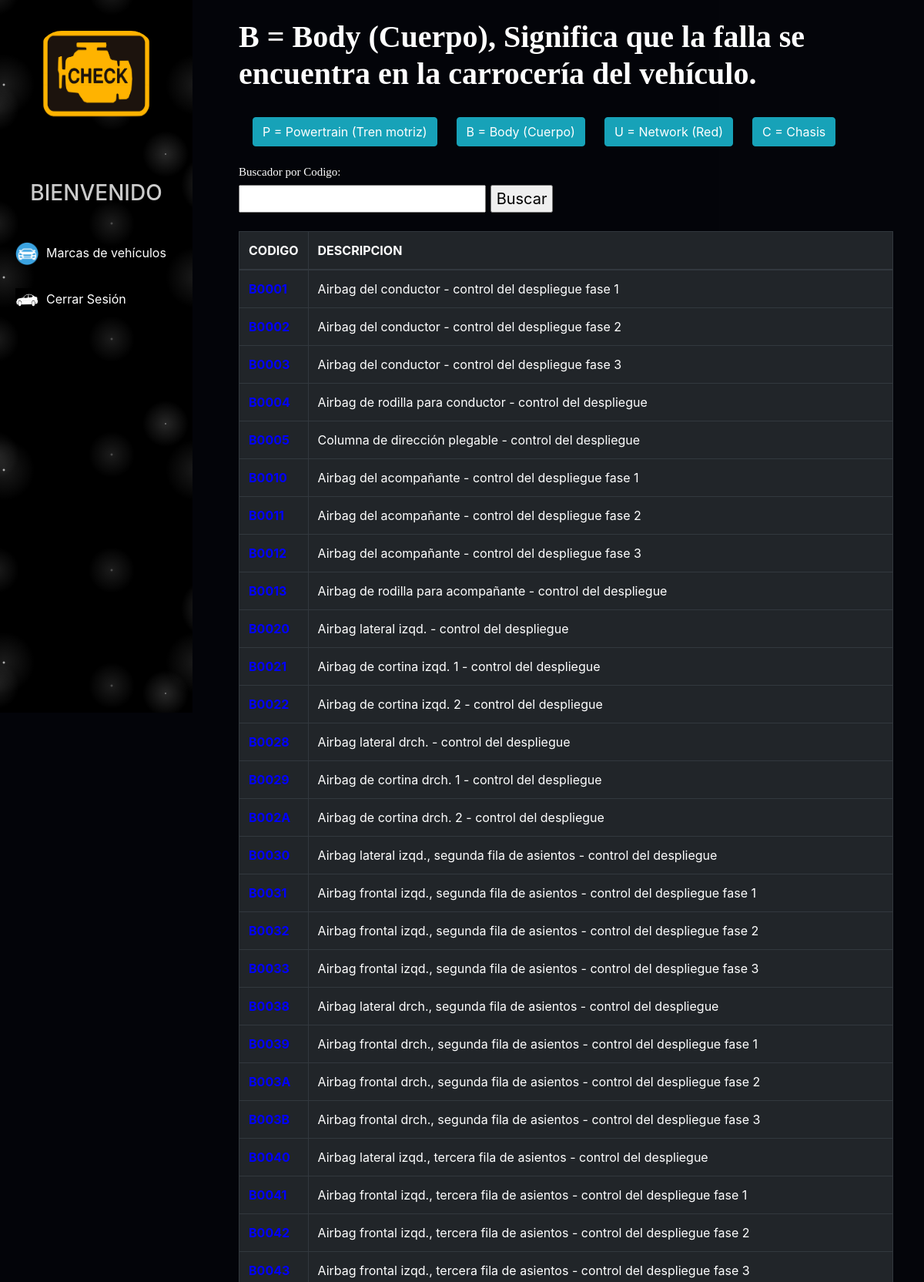
/obd2/b.php (upper part), run on the app's committed database.
### tables this page shows
CREATE TABLE IF NOT EXISTS `b` (
  `id` int(11) NOT NULL AUTO_INCREMENT,
  `codigo` varchar(50) DEFAULT NULL,
  `descripcion` varchar(300) DEFAULT NULL,
  PRIMARY KEY (`id`)
);

### obd2/buscar_b.php (called while the page is built, shortened)
<?php
include '../conexion.php';
$buscar=$_POST['buscar'];
$SQL_READ= "SELECT * FROM b WHERE (codigo LIKE '%" .$buscar."%') ORDER BY codigo ASC ";
$sql_query= mysqli_query($conex,$SQL_READ);
?>

### obd2/b.php (the view, shortened to what this page needs)
<!DOCTYPE html>
<html lang="en">
<head>
    <link rel="stylesheet" href="../../css/catalogo1.css">
    <link rel="stylesheet" href="../css/adm1.css">
    <link rel="stylesheet" href="https://maxcdn.bootstrapcdn.com/bootstrap/4.0.0/css/bootstrap.min.css">
</head>
<body>
<div class="sidebar">
        <center>
            <img src="../img/logo.png" class="profile_image" alt="">
            <h2></h2><br/>
            <h3> BIENVENIDO</h3>
        </center>
        <a href="../usuario/u_modelo.php"><i><img src="../img/iconos/2.png" width="30" height="30" alt=""></i><span>Marcas de vehículos</span></a>
        <a href="../login.php"><i><img src="../img/iconos/1.jpg" width="30" height="30" alt=""></i><span>Cerrar Sesión</span></a>
    </div>
    <div class="content">
        <div class="informacion">
        <h1>B = Body (Cuerpo), Significa que la falla se encuentra en la carrocería del vehículo.</h1><br/>
        <div class="reportes" style="display:flex">
      <a href="p.php">
      <button type="submit" style="margin-right:25px;" class="btn btn-info">P = Powertrain (Tren motriz)</button>
        </a>
      <a href="b.php">
      <button type="submit" style="margin-right:25px;" class="btn btn-info">B = Body (Cuerpo)</button></a>
      <a href="u.php">
      <button type="submit" style="margin-right:25px;" class="btn btn-info">U = Network (Red)</button>
        </a>
      <a href="c.php">
      <button type="submit" style="margin-right:25px;" class="btn btn-info">C = Chasis</button>
        </a>
        </div><br/>
        <h2>Buscador por Codigo:</h2>
        <form action="b.php" method="POST" autocomplete="off">
          <input type="text" name="buscar">
          <input type="submit" value="Buscar">
        </form><br/>
      <table class="table table-bordered table-dark">
        <thead>
          <tr>
            <th scope="col">CODIGO</th>
            <th scope="col">DESCRIPCION</th>
          </tr>
        </thead>
        <tbody>
          <?php
          include 'buscar_b.php';
          while($row = mysqli_fetch_array($sql_query)) {
          ?>
          <tr>
          <td>
                <b><a style="text-decoration: none; color: blue;" href="b_descripcion.php?id=<?php echo $row['id']; ?>"><?= $row['codigo']?></a></b>
            </td>
            <td><?= $row['descripcion']?></td>
          </tr>
          <?php } ?>
        </tbody>
      </table>
    </div>
    </div>
</body>
</html>

### css/catalogo1.css (style rules this page uses)
body { margin: 0; padding: 0; font-family: "Roboto", sans-serif; background: url(../img/2.jpg)no-repeat; background-size: 10000vh; background-position: cover; }
.sidebar { background-color:black; background-image: radial-gradient(white, rgba(255,255,255,.2) 2px, transparent 40px), radial-gradient(white, rgba(255,255,255,.15) 1px, transparent 30px), radial-gradient(white, rgba(255,255,255,.1) 2px, transparent 40px), radial-gradient(rgba(255,255,255,.4), rgba(255,255,255,.1) 2px, transparent 30px); background-size: 550px 550px, 350px 350px, 250px 250px, 150px 150px; background-position: 0 0, 40px 60px, 130px 270px, 70px 100px; margin-top: -35px; padding: 10px 30px 0px -30px; position: fixed; left: 0; width: 250px; height: 120vh; }
.sidebar .profile_image { width: 150px; height: 150px; margin-bottom: 15px; margin-top: 45px; }
.sidebar h3 { color: #ccc; margin-top: 0; margin-bottom: 30px; }
.sidebar a { color: #fff; display: block; width: 90%; line-height: 60px; text-decoration: none; padding-left: 20px; box-sizing: border-box; transition: 0.5s; transition-property: background; }
.sidebar i { padding-right: 10px; }

### css/adm1.css (style rules this page uses)
body { margin: 0; padding: 0; font-family: "Roboto", sans-serif; background: url(../img/2.jpg)no-repeat; background-size: 10000vh; background-position: cover; }
.sidebar { background-color:black; background-image: radial-gradient(white, rgba(255,255,255,.2) 2px, transparent 40px), radial-gradient(white, rgba(255,255,255,.15) 1px, transparent 30px), radial-gradient(white, rgba(255,255,255,.1) 2px, transparent 40px), radial-gradient(rgba(255,255,255,.4), rgba(255,255,255,.1) 2px, transparent 30px); background-size: 550px 550px, 350px 350px, 250px 250px, 150px 150px; background-position: 0 0, 40px 60px, 130px 270px, 70px 100px; margin-top: -35px; padding: 10px 30px 0px -30px; position: fixed; left: 0; width: 250px; height: 120vh; }
.sidebar .profile_image { width: 150px; height: 150px; border-radius: 30px; margin-bottom: 15px; margin-top: 75px; }
.sidebar h3 { color: #ccc; margin-top: 0; margin-bottom: 30px; }
.sidebar a { color: #fff; display: block; width: 90%; line-height: 60px; text-decoration: none; padding-left: 20px; box-sizing: border-box; transition: 0.5s; transition-property: background; }
.sidebar i { padding-right: 10px; }
.content { margin-left: 250px; max-height: 1000vh; margin-right: 0px; margin-top: -50px; }
.informacion { margin-left: 60px; height: 100vh; margin-right: 40px; margin-top: 50px; }
.informacion h1 { font-family: serif; color: white; font-weight: 700; }
.informacion h2 { font-family: serif; color: white; font-size: 15px; }
form { font-size: 20px; }

### data on the page
b: descripcion "Airbag del conductor - control del despliegue fase 1"
b: descripcion "Airbag del conductor - control del despliegue fase 2"
b: descripcion "Airbag del conductor - control del despliegue fase 3"
b: descripcion "Airbag de rodilla para conductor - control del despliegue"
b: descripcion "Columna de dirección plegable - control del despliegue"
b: descripcion "Airbag del acompañante - control del despliegue fase 1"
b: descripcion "Airbag del acompañante - control del despliegue fase 2"
b: descripcion "Airbag del acompañante - control del despliegue fase 3"
b: descripcion "Airbag de rodilla para acompañante - control del despliegue"
b: descripcion "Airbag lateral izqd. - control del despliegue"
b: descripcion "Airbag de cortina izqd. 1 - control del despliegue"
b: descripcion "Airbag de cortina izqd. 2 - control del despliegue"
b: descripcion "Airbag lateral drch. - control del despliegue"
b: descripcion "Airbag de cortina drch. 1 - control del despliegue"
b: descripcion "Airbag de cortina drch. 2 - control del despliegue"
b: descripcion "Airbag lateral izqd., segunda fila de asientos - control del despliegue"
b: descripcion "Airbag frontal izqd., segunda fila de asientos - control del despliegue fase 1"
b: descripcion "Airbag frontal izqd., segunda fila de asientos - control del despliegue fase 2"
b: descripcion "Airbag frontal izqd., segunda fila de asientos - control del despliegue fase 3"
b: descripcion "Airbag lateral drch., segunda fila de asientos - control del despliegue"
b: descripcion "Airbag frontal drch., segunda fila de asientos - control del despliegue fase 1"
b: descripcion "Airbag frontal drch., segunda fila de asientos - control del despliegue fase 2"
b: descripcion "Airbag frontal drch., segunda fila de asientos - control del despliegue fase 3"
b: descripcion "Airbag lateral izqd., tercera fila de asientos - control del despliegue"
b: descripcion "Airbag frontal izqd., tercera fila de asientos - control del despliegue fase 1"
b: descripcion "Airbag frontal izqd., tercera fila de asientos - control del despliegue fase 2"
b: descripcion "Airbag frontal izqd., tercera fila de asientos - control del despliegue fase 3"
